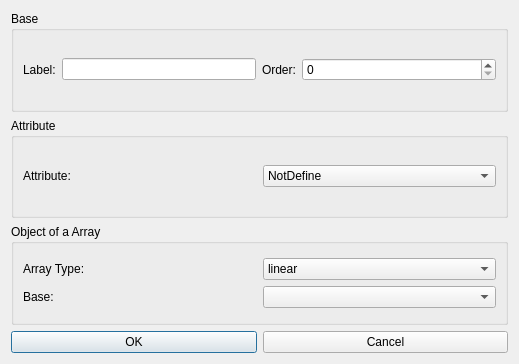
<?xml version="1.0" encoding="UTF-8"?>
<ui version="4.0">
 <class>Dialog</class>
 <widget class="QDialog" name="Dialog">
  <property name="geometry">
   <rect>
    <x>0</x>
    <y>0</y>
    <width>519</width>
    <height>364</height>
   </rect>
  </property>
  <property name="windowTitle">
   <string>Dialog</string>
  </property>
  <layout class="QVBoxLayout" name="verticalLayout_4">
   <item>
    <widget class="QGroupBox" name="groupBox">
     <property name="title">
      <string>Base</string>
     </property>
     <layout class="QHBoxLayout" name="horizontalLayout">
      <item>
       <layout class="QGridLayout" name="gridLayout" columnstretch="0,1,0,1">
        <item row="0" column="0">
         <widget class="QLabel" name="label">
          <property name="text">
           <string>Label:</string>
          </property>
         </widget>
        </item>
        <item row="0" column="1">
         <widget class="QLineEdit" name="lineEdit_name"/>
        </item>
        <item row="0" column="2">
         <widget class="QLabel" name="label_2">
          <property name="text">
           <string>Order:</string>
          </property>
         </widget>
        </item>
        <item row="0" column="3">
         <widget class="QSpinBox" name="spinBox_order"/>
        </item>
       </layout>
      </item>
     </layout>
    </widget>
   </item>
   <item>
    <widget class="QGroupBox" name="groupBox_Attribute">
     <property name="title">
      <string>Attribute</string>
     </property>
     <layout class="QVBoxLayout" name="verticalLayout">
      <item>
       <layout class="QHBoxLayout" name="horizontalLayout_2">
        <item>
         <widget class="QLabel" name="label_3">
          <property name="text">
           <string>Attribute:</string>
          </property>
         </widget>
        </item>
        <item>
         <widget class="QComboBox" name="comboBox_attribute">
          <item>
           <property name="text">
            <string>NotDefine</string>
           </property>
          </item>
          <item>
           <property name="text">
            <string>Conductor</string>
           </property>
          </item>
          <item>
           <property name="text">
            <string>Custom</string>
           </property>
          </item>
          <item>
           <property name="text">
            <string>Void</string>
           </property>
          </item>
         </widget>
        </item>
       </layout>
      </item>
      <item>
       <layout class="QHBoxLayout" name="horizontalLayout_3"/>
      </item>
     </layout>
    </widget>
   </item>
   <item>
    <widget class="QGroupBox" name="groupBox_object">
     <property name="title">
      <string>Object of a Array</string>
     </property>
     <layout class="QVBoxLayout" name="verticalLayout_3">
      <item>
       <layout class="QGridLayout" name="gridLayout_2">
        <item row="0" column="0">
         <widget class="QLabel" name="label_4">
          <property name="text">
           <string>Array Type:</string>
          </property>
         </widget>
        </item>
        <item row="0" column="1">
         <widget class="QComboBox" name="comboBox_arrayType">
          <item>
           <property name="text">
            <string>linear</string>
           </property>
          </item>
          <item>
           <property name="text">
            <string>ortho</string>
           </property>
          </item>
          <item>
           <property name="text">
            <string>polar</string>
           </property>
          </item>
         </widget>
        </item>
        <item row="1" column="0">
         <widget class="QLabel" name="label_5">
          <property name="text">
           <string>Base:</string>
          </property>
         </widget>
        </item>
        <item row="1" column="1">
         <widget class="QComboBox" name="comboBox_base"/>
        </item>
       </layout>
      </item>
      <item>
       <layout class="QGridLayout" name="gridLayout_array"/>
      </item>
     </layout>
    </widget>
   </item>
   <item>
    <layout class="QHBoxLayout" name="horizontalLayout_4">
     <item>
      <widget class="QPushButton" name="pb_ok">
       <property name="text">
        <string>OK</string>
       </property>
      </widget>
     </item>
     <item>
      <widget class="QPushButton" name="pb_cancel">
       <property name="text">
        <string>Cancel</string>
       </property>
      </widget>
     </item>
    </layout>
   </item>
  </layout>
 </widget>
 <resources/>
 <connections/>
</ui>
